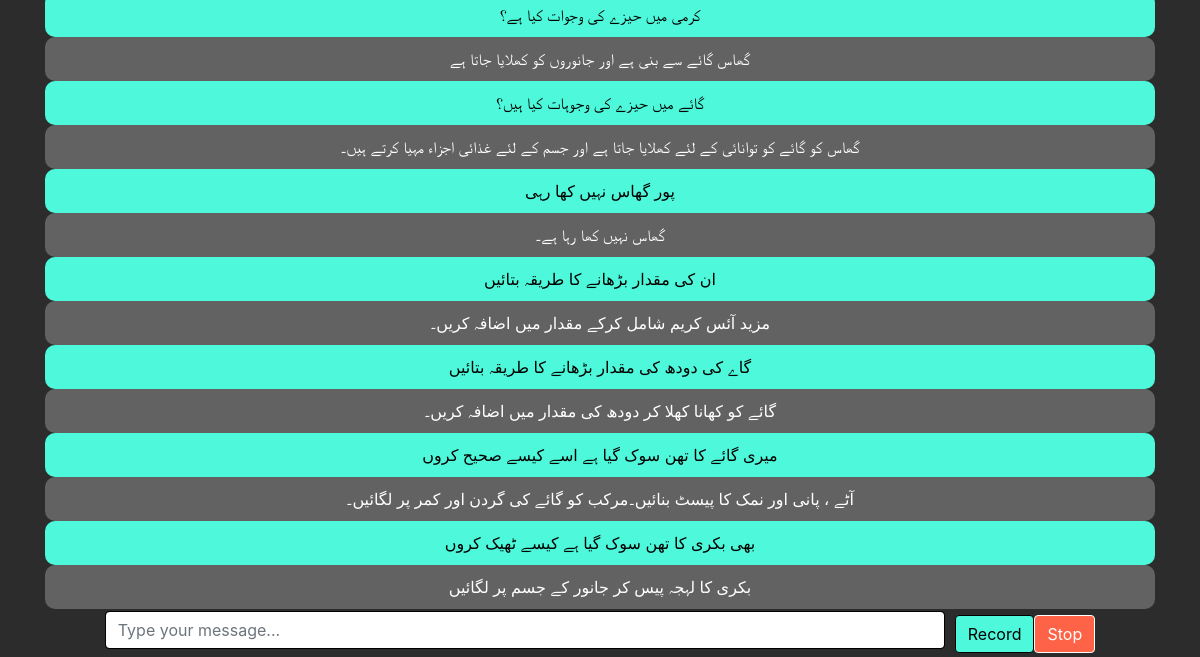
The app's page /chat (signed in, lower part), older data.
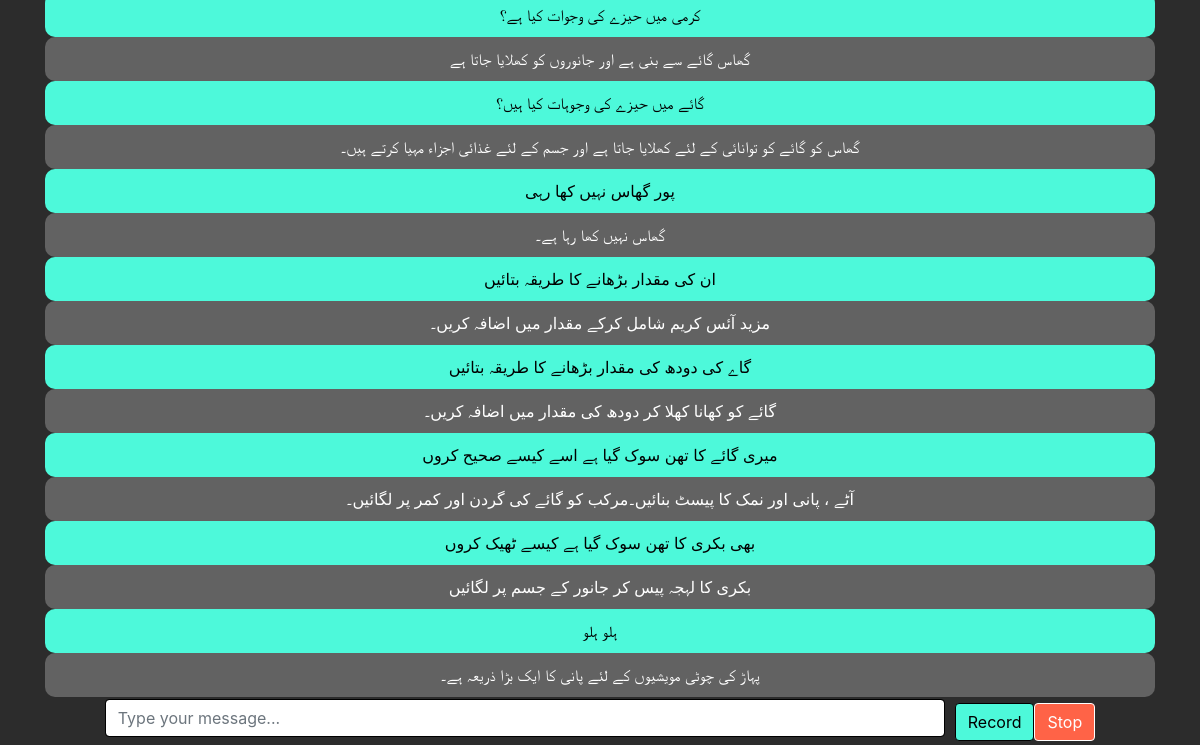
The same page, newer data.
### tables this page shows
CREATE TABLE responses
             (id INTEGER PRIMARY KEY AUTOINCREMENT,
              prompt_id INTEGER,
              response TEXT NOT NULL,
              timestamp DATETIME DEFAULT CURRENT_TIMESTAMP);

CREATE TABLE prompts
             (id INTEGER PRIMARY KEY AUTOINCREMENT,
              user_id INTEGER,
              prompt TEXT NOT NULL,
              timestamp DATETIME DEFAULT CURRENT_TIMESTAMP);

### app.py (the view, shortened to what this page needs)
@app.route('/chat', methods=['GET', 'POST'])
def chat():
    conn = create_connection()
    cursor = conn.cursor()
    user_id = session['user_id']  # Retrieve user ID from the session
    cursor.execute("SELECT prompts.prompt, responses.response FROM prompts JOIN responses ON prompts.id = responses.prompt_id WHERE prompts.user_id = ? ORDER BY prompts.timestamp ASC", (user_id,))
    chat_current = cursor.fetchall()
    conn.close()
    return render_template('chat.html', chat_current=chat_current)

### app.py (called while the page is built)
def create_connection():
    return sqlite3.connect('herdhelp.db')

### templates/chat.html (shortened to what this page needs)
<!DOCTYPE html>
<html lang="en">
<head>
    <link rel="stylesheet" href="https://maxcdn.bootstrapcdn.com/bootstrap/4.5.2/css/bootstrap.min.css">
    <link rel="stylesheet" href="https://cdnjs.cloudflare.com/ajax/libs/font-awesome/6.0.0/css/all.min.css">
    <link rel="stylesheet" href="{{ url_for('static', filename='chat_style.css') }}">
</head>
<body>
    <div class="container mt-5">
        <div class="chat-current" id="chatContainer">
            {% for prompt, response in chat_current %}
            <div class="prompt-container" style="background-color: #4df9da; color: #000; float: right; text-align: center; border-radius: 10px;">
                <div class="prompt">{{ prompt }}</div>
            </div>
            <div class="response-container" style="float: left; text-align: center; border-radius: 10px;">
                <div class="response">{{ response }}</div>
            </div>
            {% endfor %}
        </div>
        <br>
    </div>
    <br>
    <form method="post" action="{{ url_for('chat') }}" style="display: flex; position: fixed; align-items: center; justify-content: center; z-index: 10; bottom: 0; left: 0; width: 100%;">
        <input type="text" class="form-control mb-2" id="prompt" name="prompt" style="width: 70%; margin-right: 10px; color: #000; border: 1px solid #000;" placeholder="Type your message...">
        <button id="recordButton" type="button" onclick="startRecording()" class="btn btn-primary" style="background-color: #4df9da; color: #000; border: 1px solid #000;">Record</button>
        <button id="stopButton" type="button" onclick="stopRecording()" class="btn btn-danger" style="background-color: #ff6347; color: #fff; border: 1px solid #fff;">Stop</button>
    </form>
</body>
</html>

### static/chat_style.css (style rules this page uses)
body { background-color: #2c2c2c; color: white; margin: 0; }
.chat-current { display: flex; flex-direction: column; align-items: flex-start; width: 100%; }
.prompt-container { background-color: #4df9da; color: #000; border-radius: 10px; padding: 10px; margin: 10px; width: 100%; box-sizing: border-box; }
.response-container { background-color: #626262; color: #fff; border-radius: 10px; padding: 10px; margin: 10px; width: 100%; box-sizing: border-box; }
.form-control { width: 70%; margin-right: 10px; color: #000; border: 1px solid #000; }
.btn-primary { background-color: #4df9da; color: #000; border: 1px solid #000; }

Row changes from the older to the newer data that the page shows:
added responses: prompt "ہلو ہلو", response "پہاڑ کی چوٹی مویشیوں کے لئے پانی کا ایک بڑا ذریعہ ہے۔"
